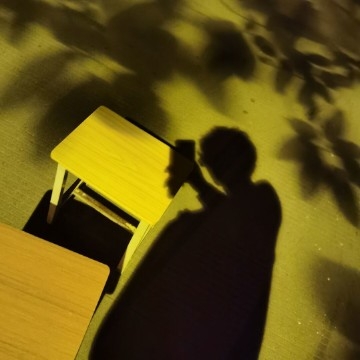
%> input picture 03数字图像处理/03实验程序/实验二/头像.jpg, 360 x 360 px
$ octave edaa.m   (GNU Octave 9; MATLAB toolbox functions it lacks are replaced by stand-ins)
%> lines starting %> are read from the running program, lines starting %| are printed output that depends on the picture
I=imread("头像.jpg");
%> I is the input picture: size 360x360x3 uint8; mean R, G, B 95.9, 80.1, 18.5
U=rgb2gray(I);
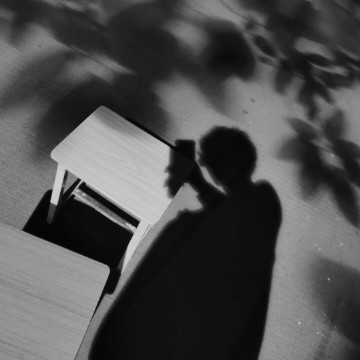
%> U: size 360x360 uint8; min 0, max 213, mean 77.8
figure (1);
imshow(U);
G1=fft2(U);
G1=fftshift(G1);
V1=log10(1+abs(G1));
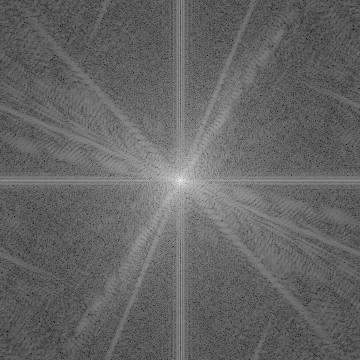
%> V1: size 360x360 double; min 0.326, max 7, mean 2.98; drawn with min black and max white
figure (4);
imshow(V1);
